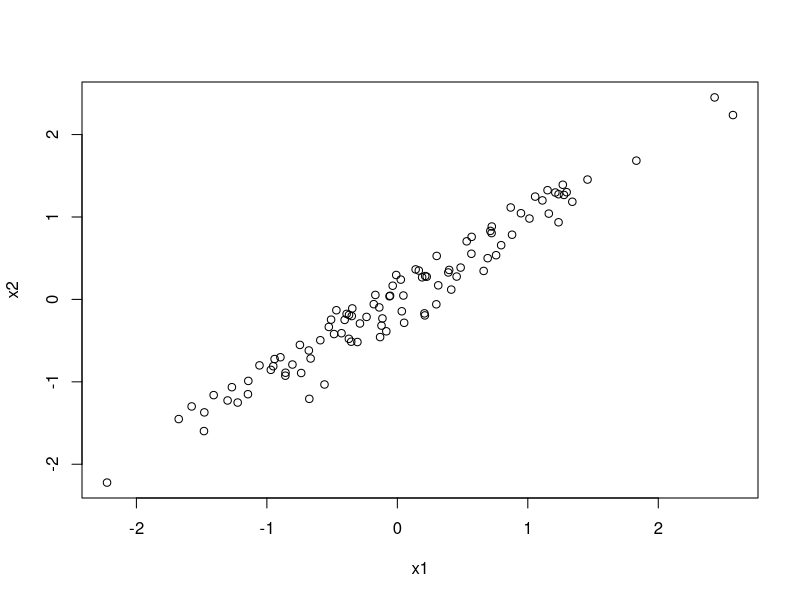
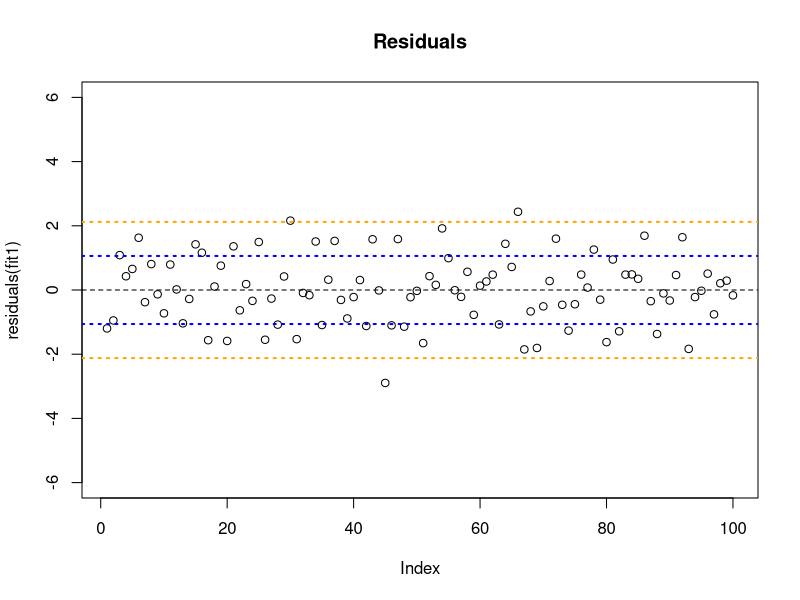

Reproduce these figures in R, in order.
## ---- chunk 1
knitr::opts_chunk$set(echo = TRUE)
## ---- chunk 2
set.seed(0)
n<-100
z1<-rnorm(n)
z2<-rnorm(n)
M=matrix(c(1,1,0.1,-0.1),2,2)
X=t(M%*%rbind(z1,z2))
beta<-c(0.5,-1.0)
x1=X[,1]
x2=X[,2]
y=5+beta[1]*x1+beta[2]*x2 +rnorm(n)
## ---- chunk 3
plot(x1,x2)
## ---- chunk 4
fit1 <- lm(y~x1+x2)
(s1 <- summary(fit1))
## ---- chunk 5
beta1.hat <- s1$coefficients["x1", "Estimate"]
se.beta1.hat <- s1$coefficients["x1", "Std. Error"]
(tval.beta1 <- beta1.hat / se.beta1.hat)
## ---- chunk 6
(tval.beta1.fromR <- s1$coefficients["x1", "t value"])
## ---- chunk 7
abs(tval.beta1 -  tval.beta1.fromR)
## ---- chunk 8
# n are the number of observations, already defined
# p is the intercept and two variables x1 and x2
p <- 2
(pval.beta1 <- 2*pt(abs(tval.beta1), df=n-p, lower=FALSE))

(pval.beta1.fromR <- s1$coefficients["x1", "Pr(>|t|)"])

## ---- chunk 9
(abs(tval.beta1 -  tval.beta1.fromR))
## ---- chunk 10
options(digits=10)
s1
pOverall.s1 <- 0.002868773
# overall p-value is 0.002869


# We can also reproduce the p-value by comparing two models:
fit1.small <- lm(y~1)
# and conducting a partial F-test:
s1.anova <- anova(fit1.small, fit1)   
(pOverall.s1.anova <- s1.anova$`Pr(>F)`[2])
(abs(pOverall.s1.anova-pOverall.s1))
## ---- chunk 11
options(digits=5)
res.fromR <- residuals(fit1)
## ---- chunk 12
# Compute estimates by hand:
X <- as.matrix( cbind(1, x1, x2) )  # design matrix with [1 x1 x2]. 1 is for the intercept
XtX.inv <- solve(t(X) %*% X)           # (X^T X)^{-1}
(hatbeta <- XtX.inv %*% t(X) %*% y)      # hatbeta = (X^T X)^{-1} X^T y 
# Compare to summary(fit1) which is s1
# s1

# Compute fitted values by hand:
y.hat <- X %*% hatbeta                 # yhat = X hatbeta
# Compare to fitted.values(fit.all):
max( abs(y.hat - fitted.values(fit1)) )

# Re-compute residuals:
res <- y - y.hat 
# Compare to given residuals:
max(abs(res-residuals(fit1)))

# USE R OUTPUT!!!
## ---- chunk 13
# Compare to summary(fit1)
summary(fit1)
## ---- chunk 14
# Re-compute residual standard error (RSE):
p <- 3                                # intercept and two variables
sum(res.fromR^2)/(n-p)                      # sigmahat^2 = RSS/(n-p)
(RSE <- sqrt( sum(res.fromR^2)/(n-p) ))     # RSE = sqrt(RSS/(n-p))
## ---- chunk 15
plot(residuals(fit1), ylim=c(-6,6), main="Residuals")
# In case of normally distributed errors, we expect:
#   About 66% of the points are within +/- hat.sigma 
#     from the regression plane (blue dotted lines)
#   Aboute 95% of the points are within +/- 2*hat.sigma 
#     from the regression plane (orange dotted lines)
abline(h=0, lty=2)
abline(h=RSE, lty=3, col="blue", lwd=2)
abline(h=-RSE, lty=3, col="blue", lwd=2)
abline(h=2*RSE, lty=3, col="orange", lwd=2)
abline(h=-2*RSE, lty=3, col="orange", lwd=2)
## ---- chunk 16
s1
## ---- chunk 17
# Re-compute R^2:
RSS <- sum( residuals(fit1)^2 )  # residuals = y - yhat
TSS <- sum( (y-mean(y))^2 )
(Rsquared <- 1 - RSS/TSS) 


# Re-compute adjusted R^2:
(Rsquared.adj <- 1 - (RSS/(n-p))/(TSS/(n-1)))
# Adjusted for number of variables in the model
## ---- chunk 18
fit3<-lm(y~x1)
(s3 <- summary(fit3))
